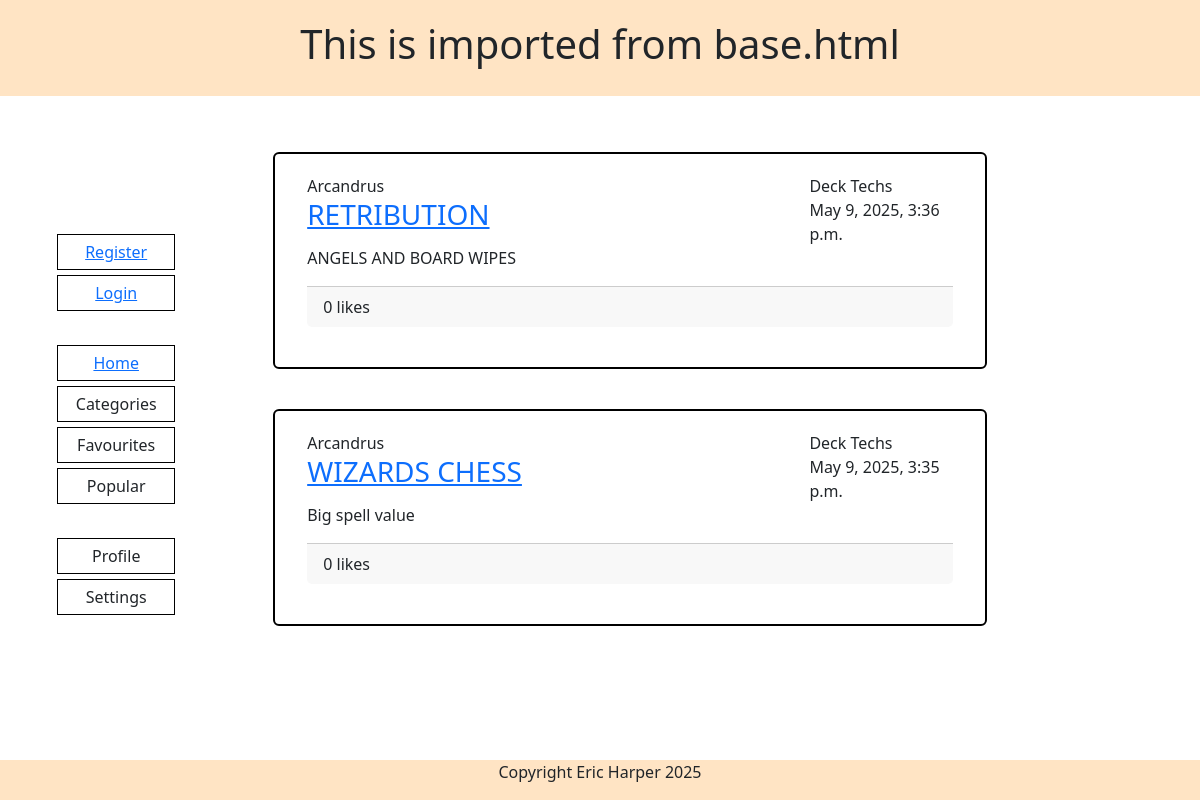
/posts/, run on an earlier commit of the app's database.
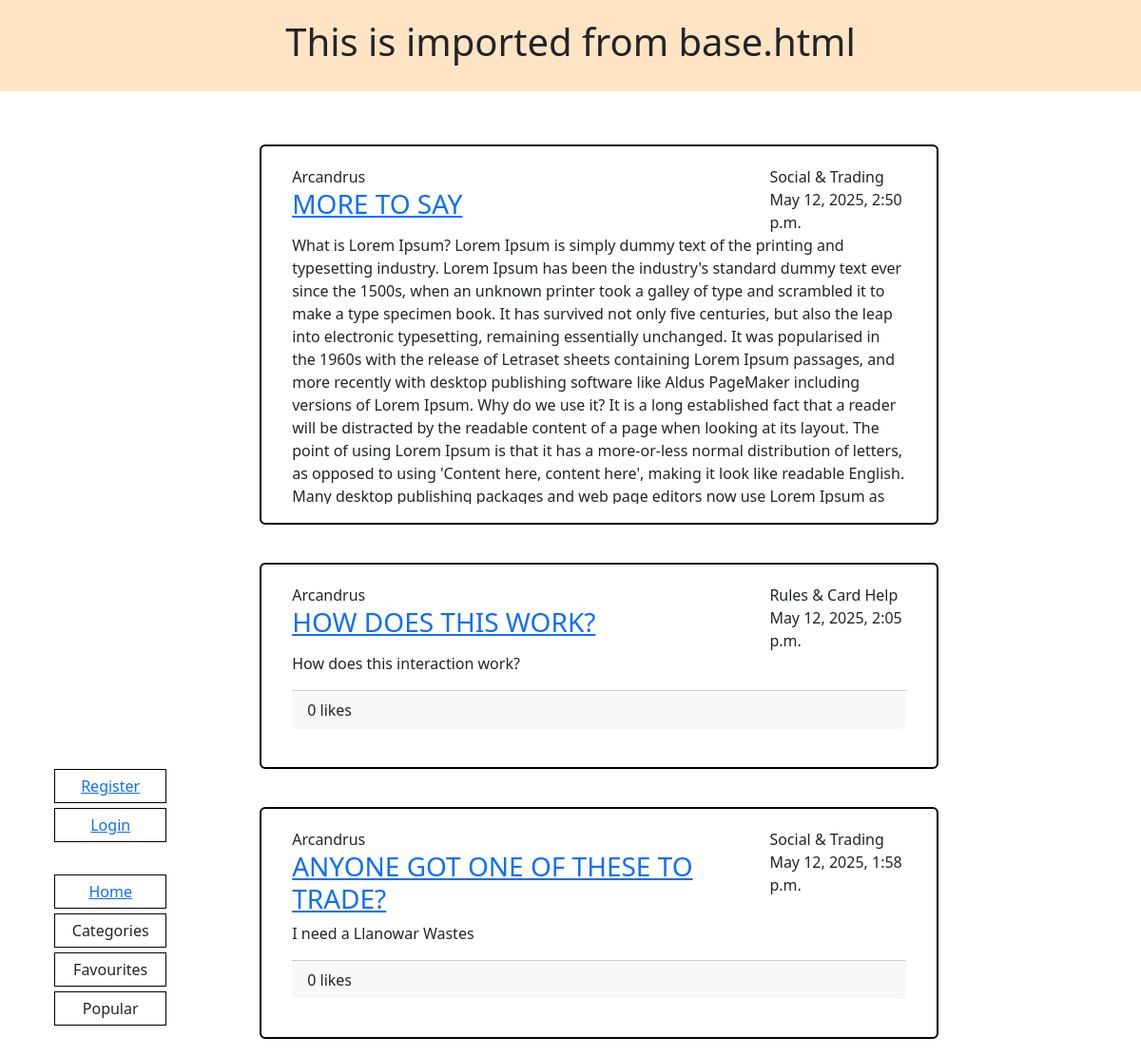
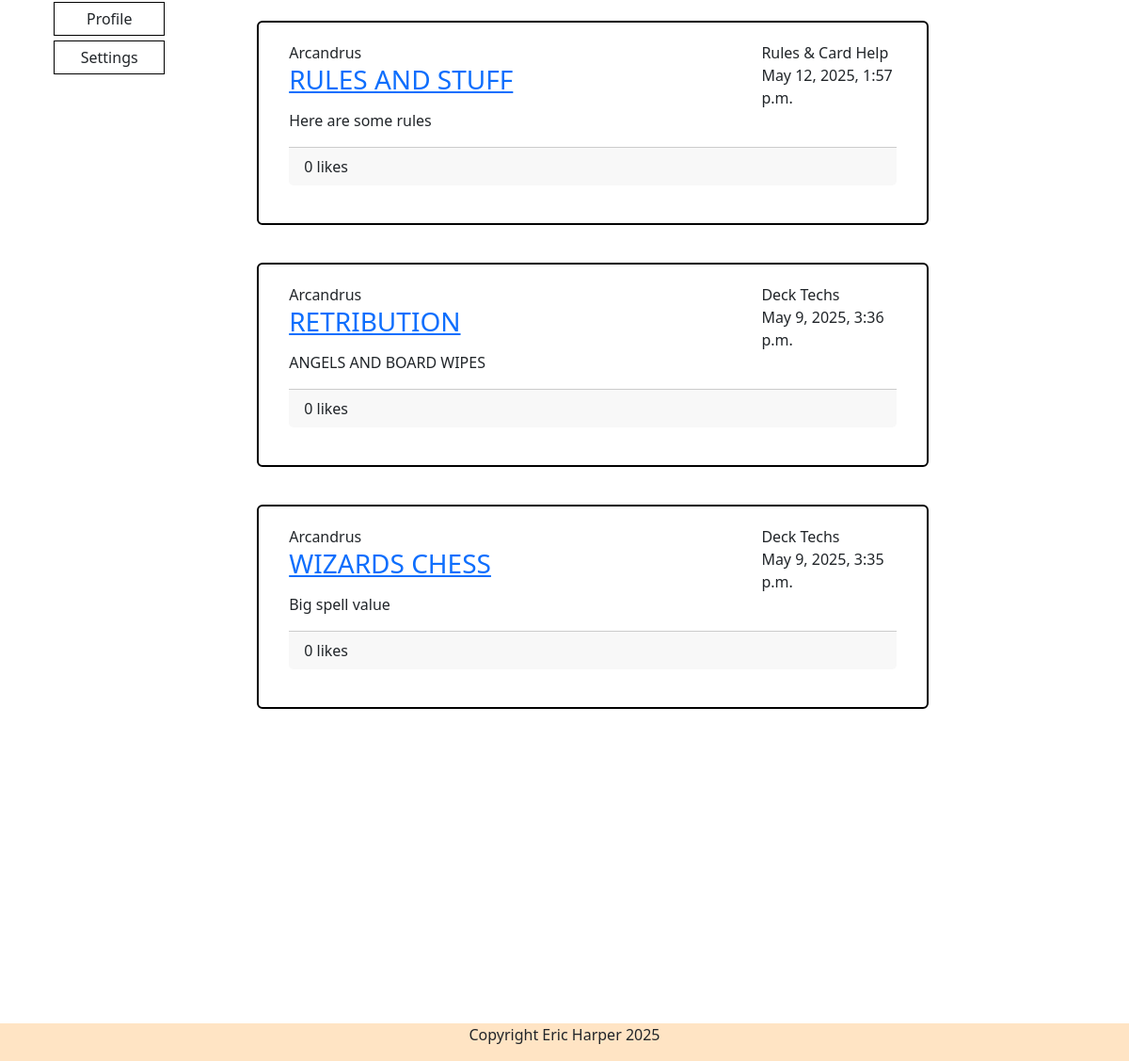
And on a later commit of the database (2 pictures, top to bottom).
### posts/models.py (models this page shows, shortened)
class Post(models.Model):
    title = models.CharField(max_length=200, unique=True)
    slug = models.SlugField(max_length=200, unique=True)
    author = models.ForeignKey(CustomUser, on_delete=models.CASCADE, related_name="posts")
    category = models.IntegerField(choices=CATEGORY, default=0)
    content = SummernoteTextField()
    created_on = models.DateTimeField(auto_now_add=True)
    excerpt = models.TextField(blank=True)
    updated_on = models.DateTimeField(auto_now=True)
    likes = models.ManyToManyField(CustomUser, related_name='post_likes')
    is_favourite = models.BooleanField(default=False)
    is_popular = models.BooleanField(default=False)
    class Meta:
        ordering = ["-created_on"]
    @property
    def total_likes(self):
        return self.likes.count()

### users/models.py (models this page shows)
class CustomUser(AbstractUser):
    full_name = models.CharField(max_length=255, blank=True, null=True)
    username = models.CharField(max_length=255, blank=True, null=True, unique=True)
    email = models.EmailField(unique=True)
    def __str__(self):
        return self.username

### posts/views.py (the view)
# urls.py: path('posts/', PostList.as_view(), name='post_list'),
class PostList(generic.ListView):
    model = Post
    template_name = "posts/index.html"
    paginate_by = 6

### posts/templates/posts/index.html (shortened to what this page needs)
{% extends "base.html" %}
{% load static %}
{% block content %}
<div class="container-fluid scroll content">
    <div class="row">
        <div class="col-12 mt-3 left">
            {% for post in object_list %}
            <div class="row">
                <div class="card">
                    <div class="card-inner">
                        <div class="row">
                            <div class="col-9">{{ post.author }}</div>
                            <div class="col-3">{{ post.get_category_display }}</div>
                        </div>
                        <div class="row">
                            <div class="col-9">
                                <a href="{% url 'post_detail' post.slug %}"><h3>{{ post.title|upper }}</h3></a>
                            </div>
                            <div class="col-3">{{ post.created_on }}</div>
                        </div>
                        <p>{{ post.excerpt }}</p>
                        <div class="card-footer">
                            {{ post.total_likes }} like{{ post.total_likes|pluralize }}
                        </div>
                    </div>
                </div>
            </div>
            {% endfor %}
        </div>
    </div>
</div>
{% endblock %}

### templates/base.html (shortened to what this page needs)
{% load static %}
{% url 'posts' as posts_url %}
{% url 'account_login' as login_url %}
{% url 'account_signup' as signup_url %}
{% url 'account_logout' as logout_url %}
<!DOCTYPE html>
<html lang="en-US">
<head>
    <link href="https://cdn.jsdelivr.net/npm/bootstrap@5.3.6/dist/css/bootstrap.min.css" rel="stylesheet"
>
    <link rel="stylesheet" href="{% static 'css/style.css' %}">
</head>
<body>
    <header>
        <h1>This is imported from base.html</h1>
    </header>
<div class="sidebar">
    <ul>
        {% if user.is_authenticated %}
            <li><a href="{% url 'account_logout' %}">Logout</a></li>
        {% else %}
            <li><a href="{% url 'account_signup' %}">Register</a></li>
            <li><a href="{% url 'account_login' %}">Login</a></li>
        {% endif %}
        <br>
        <li><a href="{% url 'post_list' %}">Home</a></li>
        <li>Categories</li>
        <li>Favourites</li>
        <li>Popular</li>
        <br>
        <li>Profile</li>
        <li>Settings</li>
    </ul>
</div>
    {% block content %}{% endblock content %}
    <footer>
        <p>Copyright Eric Harper 2025</p>
    </footer>
</body>
</html>

### static/css/style.css (style rules this page uses)
body, html { width: 100%; display: flex; margin: 0; padding: 0; height: 100%; overflow: hidden; }
header { position: fixed; top: 0; width: 100%; background-color: bisque; text-align: center; }
h1 { padding: 20px; }
.sidebar { margin-left: 20px; position: absolute; top: 110px; height: 80%; float: left; width: 15%; text-align: center; align-content: center; }
.sidebar > ul { list-style: none; }
.sidebar > ul > li { width: 80%; padding: 5px; margin: 5px; border: 1px solid black; }
.scroll { height: 100%; overflow-y: auto; padding: 1rem; box-sizing: border-box; }
.content { margin: 100px 10% 0 15%; max-width: 100%; height: 80%; }
.card { display: flex; border: 2px, black, solid; max-width: 80%; margin: 20px 10%; max-height: 400px; }
.card-inner { padding: 20px; overflow: hidden; margin-bottom: 20px; }
footer { width: 100%; position: absolute; bottom: 0; background-color: bisque; text-align: center; }

What changed in the data, as far as the page shows it:
added Post: author "Arcandrus", category "Social & Trading", title "MORE TO SAY", created_on "May 12, 2025, 2:50 p.m.", excerpt "What is Lorem Ipsum? Lorem Ipsum is simply dummy text of the printing and typesetting industry. Lorem Ipsum has been the industry's standard dummy text ever since the 1500s, when an unknown printer took a galley of type and scrambled it to make a type specimen book. It has survived not only five centuries, but also the leap into electronic typesetting, remaining essentially unchanged. It was popularised in the 1960s with the release of Letraset sheets containing Lorem Ipsum passages, and more recently with desktop publishing software like Aldus PageMaker including versions of Lorem Ipsum. Why do we use it? It is a long established fact that a reader will be distracted by the readable…"
added Post: author "Arcandrus", category "Rules & Card Help", title "HOW DOES THIS WORK?", created_on "May 12, 2025, 2:05 p.m.", excerpt "How does this interaction work?", total_likes "0"
added Post: author "Arcandrus", category "Social & Trading", title "ANYONE GOT ONE OF THESE TO TRADE?", created_on "May 12, 2025, 1:58 p.m.", excerpt "I need a Llanowar Wastes", total_likes "0"
added Post: author "Arcandrus", category "Rules & Card Help", title "RULES AND STUFF", created_on "May 12, 2025, 1:57 p.m.", excerpt "Here are some rules", total_likes "0"
